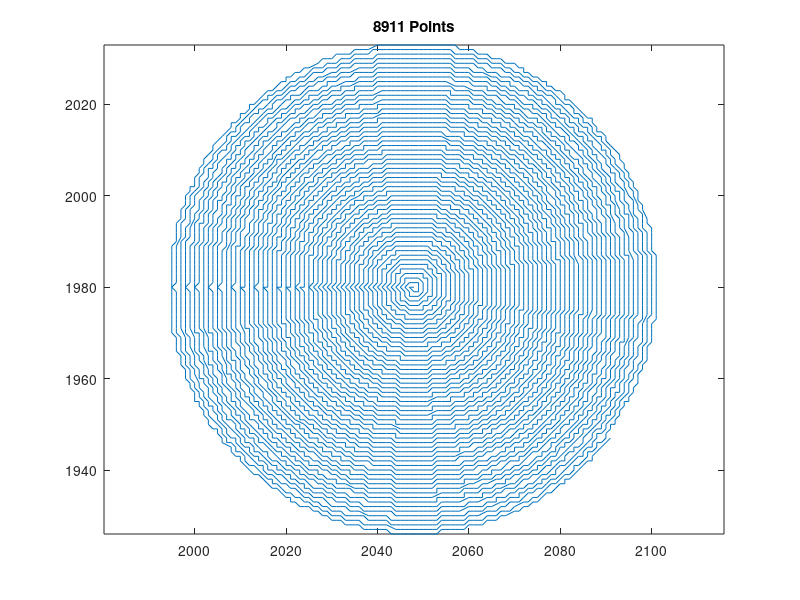

Recreate this plot in MATLAB. (Note: this script raises an error after producing the figure.)
%%%%%%%%PARAMTERS%%%%%%%%%%%%%%%%%%%%%%%%%%%
dwell=800; % Dwell time (us).
mag=200000; % Magnification.
rep=1; % Repetitions.

r=0.02;  % Width of the square (um).
writeToFile=1;
%%%%%%%%%%%%%%%%%%%%%%%%%%%%%%%%%%%%%%%%%%%%

HFW=304000/mag; % Width of the horizontal scan (um).
if (r/1e3>HFW/2)
   'Feature is too big for this magnification level..' 
   return;
end
res=HFW/4096; % size of each pixel (um).

R=r/res; % Radius in pixels.

numPoints=2*pi*R^2;

t = [];

t=linspace(0,2*R*pi,numPoints);

x = round(1/2/pi*t.*cos(t));
y = round(1/2/pi*t.*sin(t));

x=x-min(x)+2048-round(R);
y=y-min(y)+280+2048-round(R);

c=[x',y'];
[mixed,k]=unique(c,'rows');
kk=sort(k);
coordinates=c(kk,:)';
% lineLength(coordinates)
x=coordinates(1,:);
y=coordinates(2,:);

x=x+2048-round((min(x)+max(x))/2);
y=y+1980-round((min(y)+max(y))/2);


figure(2)
plot(x,y)
title([num2str(size(coordinates,2)),' Points']);
axis tight;

axis equal

if writeToFile
    % Write to file.
    folder=uigetdir();
    fid=fopen([folder,'\holeSp_mag',num2str(mag),'_r',num2str(r),'um.str'],'w+');
    fprintf(fid,'s\r\n%i\r\n%i\r\n',rep,length(x));
    fprintf(fid,[num2str(dwell),' %i %i\r\n'],[x;y]);
    fclose(fid);
end